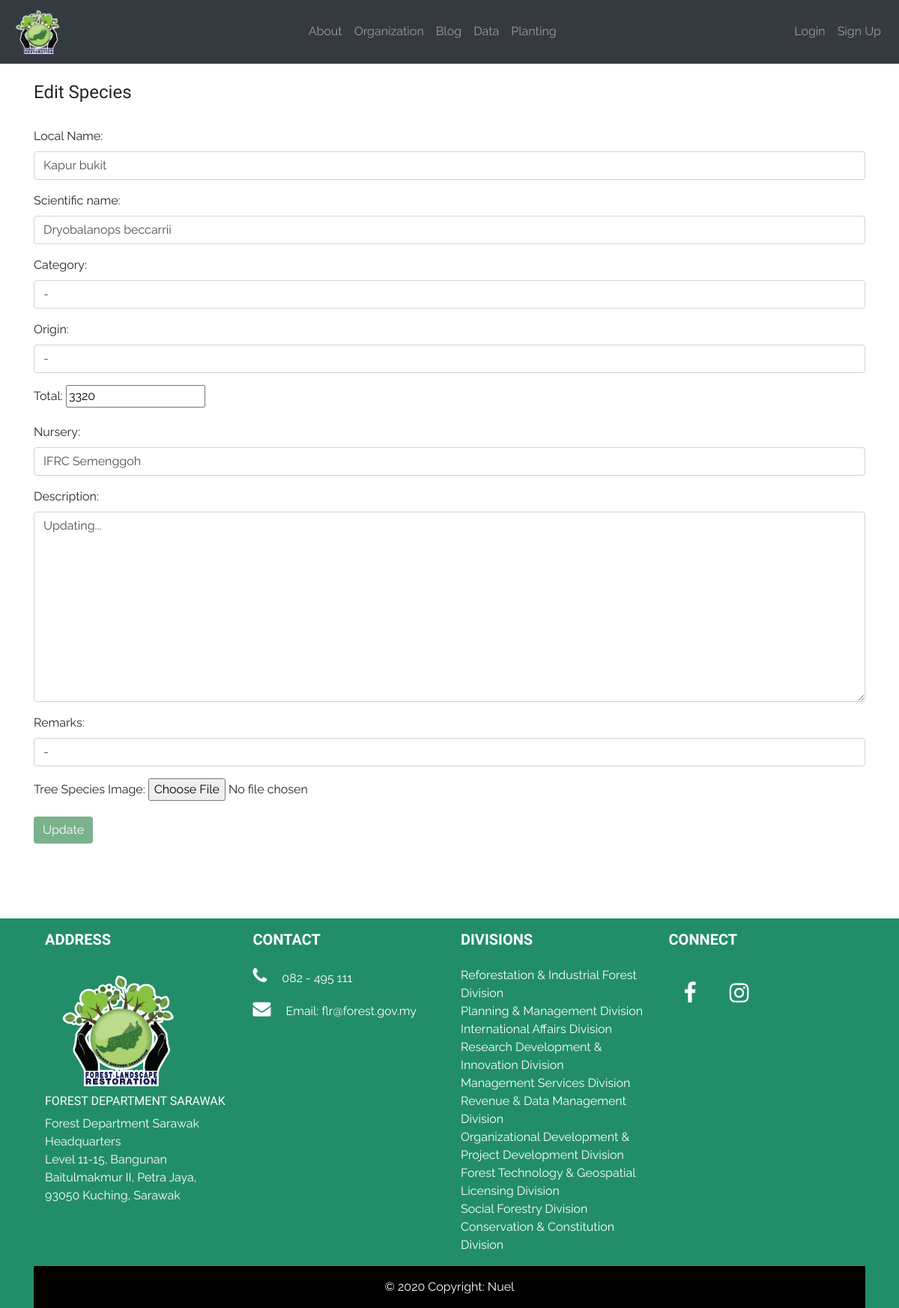
The page /data/tree_species_view/13/update on the database its author committed.
### data/models.py (models this page shows, shortened)
class TreeSpeciesData(models.Model):
	date_input = models.DateTimeField(auto_now_add=True)
	tree_species_img = models.ImageField('Tree Species Image',null=True, blank=True, upload_to='tree_species_img/')
	local_name = models.CharField('Local Name', max_length=250)
	scientific_name = models.CharField(max_length=250, null=True)
	category = models.CharField(max_length=250, null=True)
	origin = models.CharField(max_length=250, null=True)
	quantity = models.IntegerField('Total', null=True)
	description = models.TextField(blank=True)
	nursery = models.CharField(max_length=250, blank=True)
	remarks = models.CharField(max_length=250, blank=True)

### data/views.py (the view)
# urls.py: path('tree_species_view/<int:pk>/update', UpdateTreeView.as_view(), name='update_tree'),
class UpdateTreeView(UpdateView):
	model = TreeSpeciesData
	form_class = UpdateTreeForm
	template_name = 'data/update_tree.html'
	success_url = reverse_lazy('tree_species')

### data/forms.py
class UpdateTreeForm(forms.ModelForm):
	class Meta:
		model = TreeSpeciesData
		fields = ('local_name', 'scientific_name', 'category', 'origin', 'quantity', 'nursery','description', 'remarks', 'tree_species_img')
		widgets = {
			'local_name':forms.TextInput(attrs={'class':'form-control'}),
			'scientific_name':forms.TextInput(attrs={'class':'form-control'}),
			'category':forms.TextInput(attrs={'class':'form-control'}),
			'origin':forms.TextInput(attrs={'class':'form-control'}),
			'quantity':forms.NumberInput(),
			'nursery':forms.TextInput(attrs={'class':'form-control'}),
			'description':forms.Textarea(attrs={'class':'form-control'}),
			'remarks':forms.TextInput(attrs={'class':'form-control'}),
			'tree_species_img':forms.FileInput()
		}

### data/templates/data/update_tree.html (shortened to what this page needs)
{% extends 'base.html' %}
{% block content %}
<div class="container">
			<br>
			<h4>Edit Species</h4>
			<br>
			<div class="form-group">
				<form method="POST" enctype="multipart/form-data">
					{{ form.as_p }}
					<button class="btn btn-info">Update</button>
				</form>
			</div>
		</div>
{% endblock %}

### flr/static/css/main.css (style rules this page uses)
body, html { font-family: 'Raleway', sans-serif; margin: 0; height: 100%; }
h1, h2, h3, h4, h5, h6 { font-family: cardo; }
.btn-info { background-color: #7bb18d; border: none; }

### rows shown on the page
TreeSpeciesData: local_name "Kapur bukit", scientific_name "Dryobalanops beccarrii", category "-", origin "-", quantity "3320", nursery "IFRC Semenggoh", description "Updating...", remarks "-"
